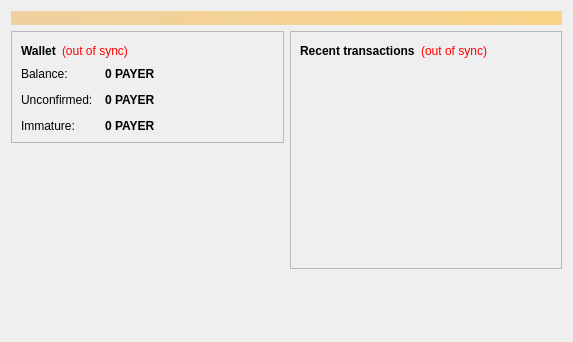
<?xml version="1.0" encoding="UTF-8"?>
<ui version="4.0">
 <class>OverviewPage</class>
 <widget class="QWidget" name="OverviewPage">
  <property name="geometry">
   <rect>
    <x>0</x>
    <y>0</y>
    <width>573</width>
    <height>342</height>
   </rect>
  </property>
  <property name="windowTitle">
   <string>Form</string>
  </property>
  <layout class="QVBoxLayout" name="topLayout">
   <item>
    <widget class="QLabel" name="labelAlerts">
     <property name="visible">
      <bool>false</bool>
     </property>
     <property name="styleSheet">
      <string notr="true">background-color: qlineargradient(x1: 0, y1: 0, x2: 1, y2: 0, stop:0 #F0D0A0, stop:1 #F8D488); color:#000000;</string>
     </property>
     <property name="wordWrap">
      <bool>true</bool>
     </property>
     <property name="margin">
      <number>3</number>
     </property>
    </widget>
   </item>
   <item>
    <layout class="QHBoxLayout" name="horizontalLayout" stretch="1,1">
     <item>
      <layout class="QVBoxLayout" name="verticalLayout_2">
       <item>
        <widget class="QFrame" name="frame">
         <property name="frameShape">
          <enum>QFrame::StyledPanel</enum>
         </property>
         <property name="frameShadow">
          <enum>QFrame::Raised</enum>
         </property>
         <layout class="QVBoxLayout" name="verticalLayout_4">
          <item>
           <layout class="QHBoxLayout" name="horizontalLayout_4">
            <item>
             <widget class="QLabel" name="label_5">
              <property name="font">
               <font>
                <weight>75</weight>
                <bold>true</bold>
               </font>
              </property>
              <property name="text">
               <string>Wallet</string>
              </property>
             </widget>
            </item>
            <item>
             <widget class="QLabel" name="labelWalletStatus">
              <property name="toolTip">
               <string>The displayed information may be out of date. Your wallet automatically synchronizes with the ePAYERCOIN network after a connection is established, but this process has not completed yet.</string>
              </property>
              <property name="styleSheet">
               <string notr="true">QLabel { color: red; }</string>
              </property>
              <property name="text">
               <string notr="true">(out of sync)</string>
              </property>
              <property name="alignment">
               <set>Qt::AlignLeading|Qt::AlignLeft|Qt::AlignVCenter</set>
              </property>
             </widget>
            </item>
            <item>
             <spacer name="horizontalSpacer_2">
              <property name="orientation">
               <enum>Qt::Horizontal</enum>
              </property>
              <property name="sizeHint" stdset="0">
               <size>
                <width>40</width>
                <height>20</height>
               </size>
              </property>
             </spacer>
            </item>
           </layout>
          </item>
          <item>
           <layout class="QFormLayout" name="formLayout_2">
            <property name="fieldGrowthPolicy">
             <enum>QFormLayout::AllNonFixedFieldsGrow</enum>
            </property>
            <property name="horizontalSpacing">
             <number>12</number>
            </property>
            <property name="verticalSpacing">
             <number>12</number>
            </property>
            <item row="0" column="0">
             <widget class="QLabel" name="label">
              <property name="text">
               <string>Balance:</string>
              </property>
             </widget>
            </item>
            <item row="0" column="1">
             <widget class="QLabel" name="labelBalance">
              <property name="font">
               <font>
                <weight>75</weight>
                <bold>true</bold>
               </font>
              </property>
              <property name="cursor">
               <cursorShape>IBeamCursor</cursorShape>
              </property>
              <property name="toolTip">
               <string>Your current balance</string>
              </property>
              <property name="text">
               <string notr="true">0 PAYER</string>
              </property>
              <property name="textInteractionFlags">
               <set>Qt::LinksAccessibleByMouse|Qt::TextSelectableByKeyboard|Qt::TextSelectableByMouse</set>
              </property>
             </widget>
            </item>
            <item row="1" column="0">
             <widget class="QLabel" name="label_3">
              <property name="text">
               <string>Unconfirmed:</string>
              </property>
             </widget>
            </item>
            <item row="1" column="1">
             <widget class="QLabel" name="labelUnconfirmed">
              <property name="font">
               <font>
                <weight>75</weight>
                <bold>true</bold>
               </font>
              </property>
              <property name="cursor">
               <cursorShape>IBeamCursor</cursorShape>
              </property>
              <property name="toolTip">
               <string>Total of transactions that have yet to be confirmed, and do not yet count toward the current balance</string>
              </property>
              <property name="text">
               <string notr="true">0 PAYER</string>
              </property>
              <property name="textInteractionFlags">
               <set>Qt::LinksAccessibleByMouse|Qt::TextSelectableByKeyboard|Qt::TextSelectableByMouse</set>
              </property>
             </widget>
            </item>
            <item row="2" column="0">
             <widget class="QLabel" name="labelImmatureText">
              <property name="text">
               <string>Immature:</string>
              </property>
             </widget>
            </item>
            <item row="2" column="1">
             <widget class="QLabel" name="labelImmature">
              <property name="font">
               <font>
                <weight>75</weight>
                <bold>true</bold>
               </font>
              </property>
              <property name="toolTip">
               <string>Mined balance that has not yet matured</string>
              </property>
              <property name="text">
               <string notr="true">0 PAYER</string>
              </property>
              <property name="textInteractionFlags">
               <set>Qt::LinksAccessibleByMouse|Qt::TextSelectableByKeyboard|Qt::TextSelectableByMouse</set>
              </property>
             </widget>
            </item>
           </layout>
          </item>
         </layout>
        </widget>
       </item>
       <item>
        <spacer name="verticalSpacer">
         <property name="orientation">
          <enum>Qt::Vertical</enum>
         </property>
         <property name="sizeHint" stdset="0">
          <size>
           <width>20</width>
           <height>40</height>
          </size>
         </property>
        </spacer>
       </item>
      <item>
         <widget class="QLabel" name="coinimage">
          <property name="text">
           <string/>
          </property>
          <property name="pixmap">
           <pixmap resource="../bitcoin.qrc">:/icons/bitcoin</pixmap>
          </property>
          <property name="scaledContents">
           <bool>false</bool>
          </property>
          <property name="alignment">
           <set>Qt::AlignCenter</set>
          </property>
          <property name="margin">
           <number>-2</number>
          </property>
         </widget>
        </item>
      </layout>
     </item>
     <item>
      <layout class="QVBoxLayout" name="verticalLayout_3">
       <item>
        <widget class="QFrame" name="frame_2">
         <property name="frameShape">
          <enum>QFrame::StyledPanel</enum>
         </property>
         <property name="frameShadow">
          <enum>QFrame::Raised</enum>
         </property>
         <layout class="QVBoxLayout" name="verticalLayout">
          <item>
           <layout class="QHBoxLayout" name="horizontalLayout_2">
            <item>
             <widget class="QLabel" name="label_4">
              <property name="text">
               <string>&lt;b&gt;Recent transactions&lt;/b&gt;</string>
              </property>
             </widget>
            </item>
            <item>
             <widget class="QLabel" name="labelTransactionsStatus">
              <property name="toolTip">
               <string>The displayed information may be out of date. Your wallet automatically synchronizes with the ePAYERCOIN network after a connection is established, but this process has not completed yet.</string>
              </property>
              <property name="styleSheet">
               <string notr="true">QLabel { color: red; }</string>
              </property>
              <property name="text">
               <string notr="true">(out of sync)</string>
              </property>
              <property name="alignment">
               <set>Qt::AlignRight|Qt::AlignTrailing|Qt::AlignVCenter</set>
              </property>
             </widget>
            </item>
            <item>
             <spacer name="horizontalSpacer">
              <property name="orientation">
               <enum>Qt::Horizontal</enum>
              </property>
              <property name="sizeHint" stdset="0">
               <size>
                <width>40</width>
                <height>20</height>
               </size>
              </property>
             </spacer>
            </item>
           </layout>
          </item>
          <item>
           <widget class="QListView" name="listTransactions">
            <property name="styleSheet">
             <string notr="true">QListView { background: transparent; }</string>
            </property>
            <property name="frameShape">
             <enum>QFrame::NoFrame</enum>
            </property>
            <property name="verticalScrollBarPolicy">
             <enum>Qt::ScrollBarAlwaysOff</enum>
            </property>
            <property name="horizontalScrollBarPolicy">
             <enum>Qt::ScrollBarAlwaysOff</enum>
            </property>
            <property name="selectionMode">
             <enum>QAbstractItemView::NoSelection</enum>
            </property>
           </widget>
          </item>
         </layout>
        </widget>
       </item>
       <item>
        <spacer name="verticalSpacer_2">
         <property name="orientation">
          <enum>Qt::Vertical</enum>
         </property>
         <property name="sizeHint" stdset="0">
          <size>
           <width>20</width>
           <height>40</height>
          </size>
         </property>
        </spacer>
       </item>
      </layout>
     </item>
    </layout>
   </item>
  </layout>
 </widget>
 <resources/>
 <connections/>
</ui>
